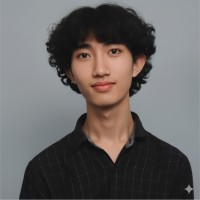
#> input picture image/wajah.jpeg, 200 x 200 px
$ python remove_black_bg.py ../image/wajah.jpeg out.png
#> lines starting #> are read from the running program, lines starting #| are printed output that depends on the picture
#!/usr/bin/env python3
"""
Simple script to remove dark/black background from an image by making dark pixels transparent.
Usage:
  py -3 -m pip install pillow
  py -3 scripts\remove_black_bg.py input.png output.png --threshold 50

Adjust `--threshold` (0-255) to tune sensitivity (higher = more pixels considered "black").
"""
import argparse
from PIL import Image


def remove_black_bg(in_path: str, out_path: str, threshold: int = 40, method: str = 'max'):
#> called with in_path = '../image/wajah.jpeg', out_path = 'out.png', threshold = 40, method = 'max'
    img = Image.open(in_path).convert('RGBA')
    w, h = img.size
#> w = 200; h = 200
    px = img.load()

    for y in range(h):
        for x in range(w):
            r, g, b, a = px[x, y]
            if method == 'luma':
                # perceived luminance
                luma = 0.2126 * r + 0.7152 * g + 0.0722 * b
                is_dark = luma < threshold
            else:
                # default: check max channel
                is_dark = max(r, g, b) < threshold

            if is_dark:
                px[x, y] = (r, g, b, 0)

    img.save(out_path)
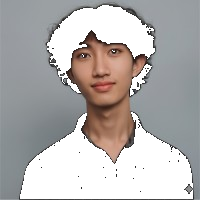
#> saved as out.png: PIL image 200x200 RGBA; mean R, G, B, A 104.4, 100.6, 99.5, 171.4; transparent parts drawn white


if __name__ == '__main__':
    p = argparse.ArgumentParser(description='Remove dark/black background and make it transparent.')
    p.add_argument('input', help='Path to input image (PNG, JPG, etc)')
    p.add_argument('output', help='Path to output PNG with transparency')
    p.add_argument('--threshold', type=int, default=40, help='Darkness threshold (0-255). Higher = more removed')
    p.add_argument('--method', choices=['max', 'luma'], default='max', help='Method to evaluate darkness')
    args = p.parse_args()

    remove_black_bg(args.input, args.output, threshold=args.threshold, method=args.method)
    print(f"Saved: {args.output}")
